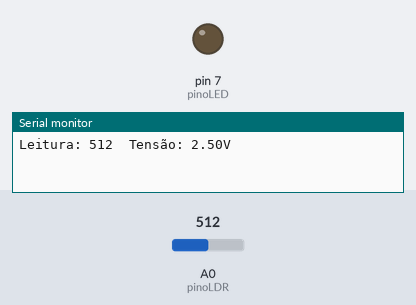
A sketch run on a simulated Arduino Uno, built with avr-gcc and run on an emulated ATmega328P. Parts: output pins drawn as LEDs (lit = HIGH), the last lines printed to the serial monitor. The inputs (shaded band) are chosen by the test bench; at power-on: A0 (pinoLDR) = 512.

Above: at 0.1 s.
At 1.1 s:
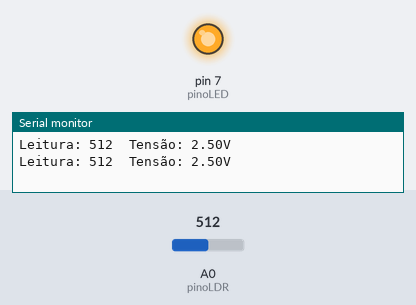
Timing chart, 0 to 2.6 s (numbered marks = the images above):
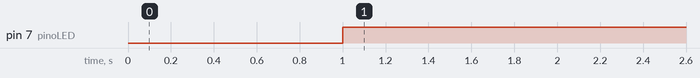

The sketch:

LDR___LED.ino
```cpp
//LDR e LEDs
//Autor : Robson Brasil
//Versão : 2
//Última Modificação : 01/01/2020

const int pinoLDR = A0; // pino onde o LRD está conectado
const int pinoLED = 7; // pino onde o LED está conectado
int leitura = 0; // variável para armazenar o valor lido pelo ADC
float tensao = 0.0; // variável para armazenar a tensão

void setup() {
  // Inicia e configura a Serial
  Serial.begin(9600); // 9600bps
  // configura os pinos do LDR e LED
  pinMode(pinoLDR, INPUT);
  pinMode(pinoLED, OUTPUT);
  }

void loop() {
  // le o valor de ADC no pino do LDR
  leitura = analogRead(pinoLDR);

  // imprime valor lido pelo arduino (0 a 1023)
  Serial.print("Leitura: ");
  Serial.print(leitura);
  Serial.print("\t"); // tabulacao

  // converte e imprime o valor em tensão elétrica
  tensao = leitura * 5.0 / 1023.0;
  Serial.print("Tensão: ");
  Serial.print(tensao);
  Serial.print("V");

  Serial.println(); // nova linha

  delay(1000); // aguarda 1 segundo para uma nova leitura

  // verifica luminosidade do ambiente
  if(leitura < 880){ // se a luminosidade for menor que 40
    digitalWrite(pinoLED,HIGH); // acende o LED
  }
  else { // se não
    digitalWrite(pinoLED,LOW); // apaga o LED
  }
  delay(50); // aguarda 100 milissegundos para uma nova leitura
}
```

Measured:
- by itself, pin 7 (pinoLED): LOW → HIGH at 1.0 s
